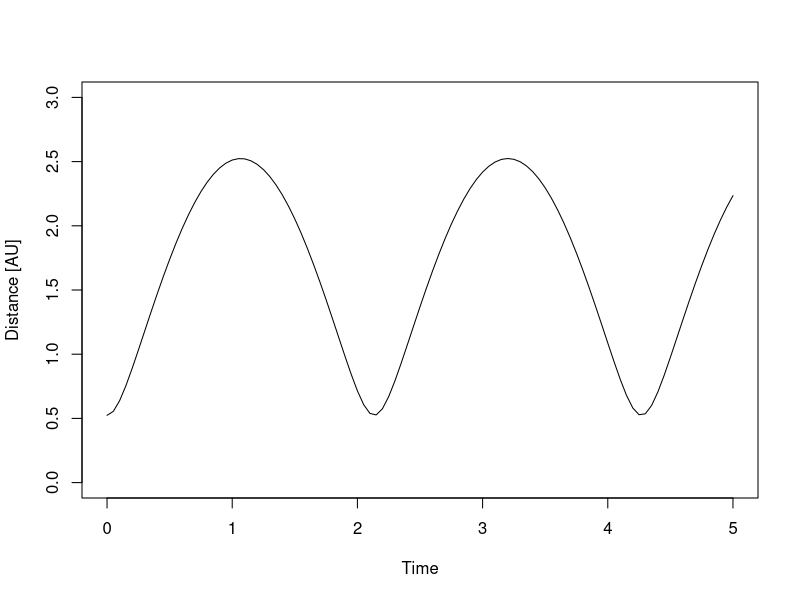
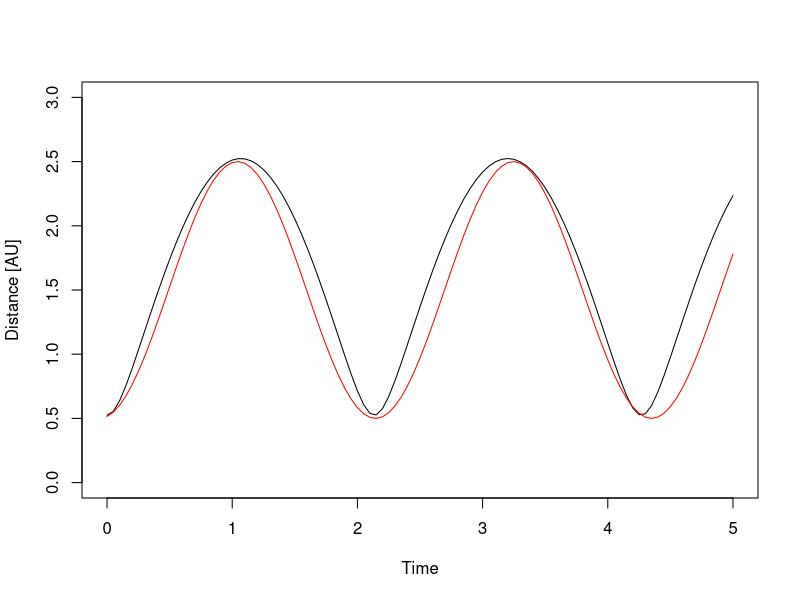
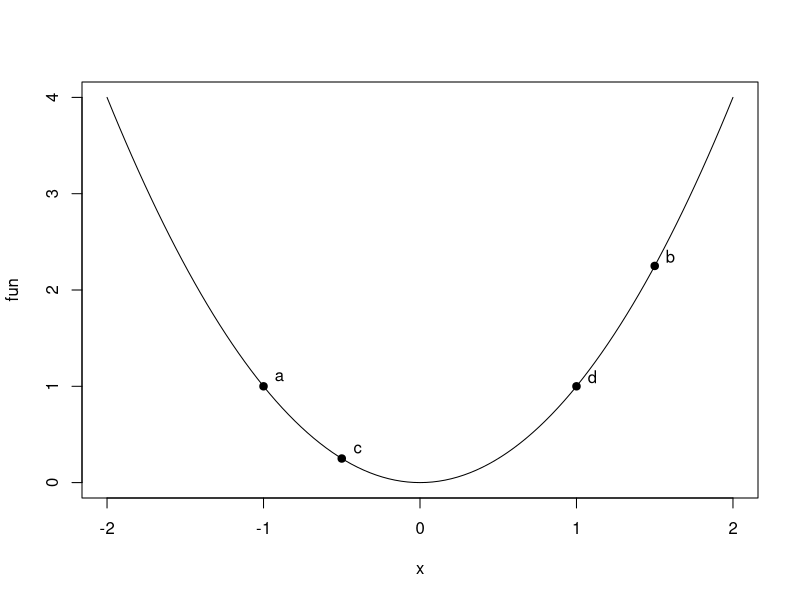
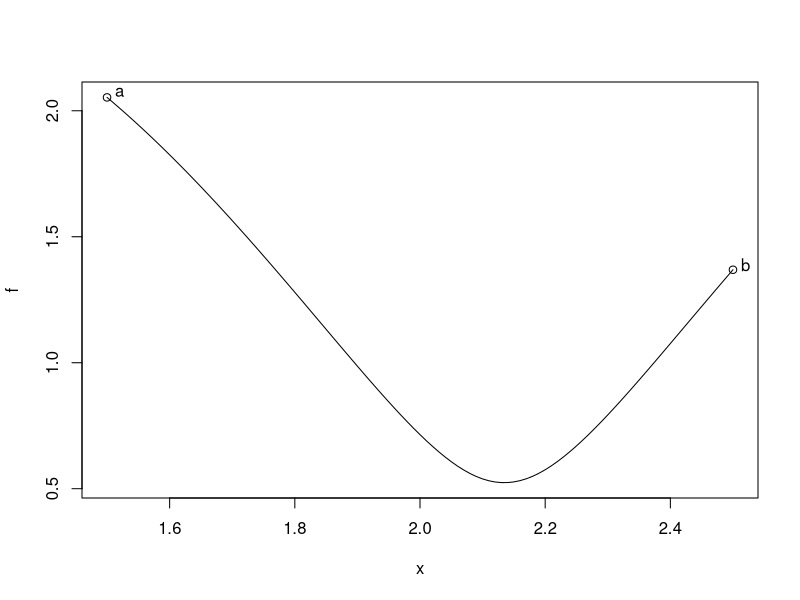
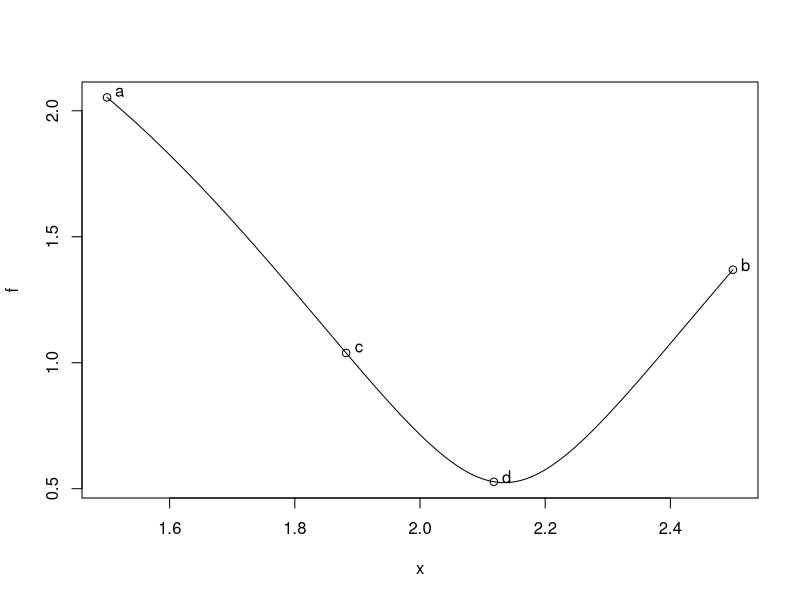
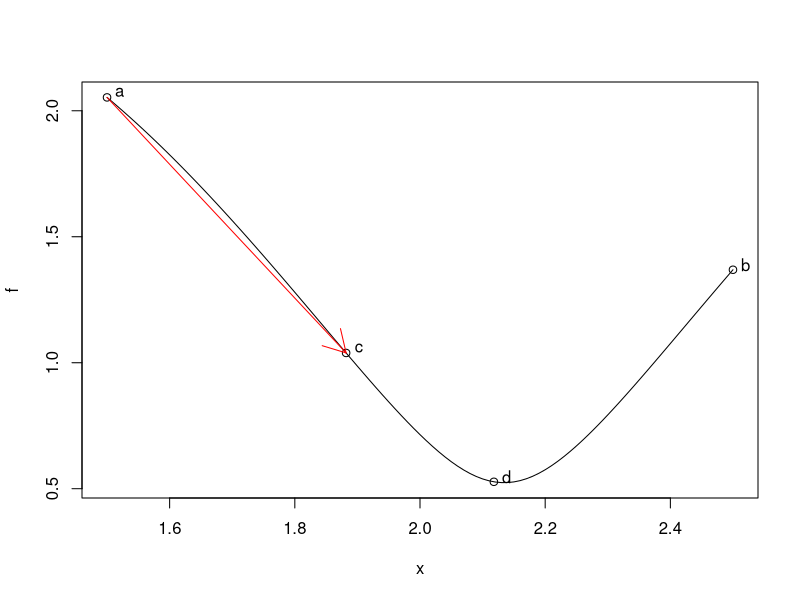
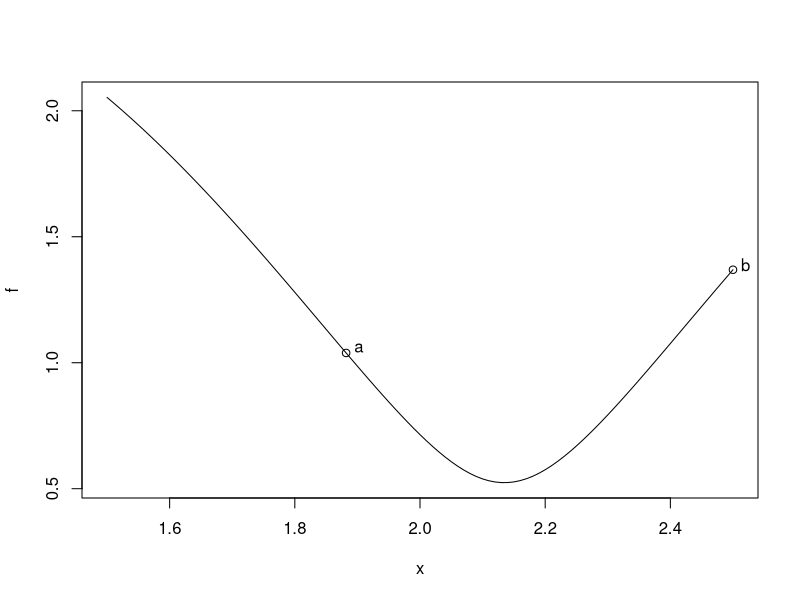
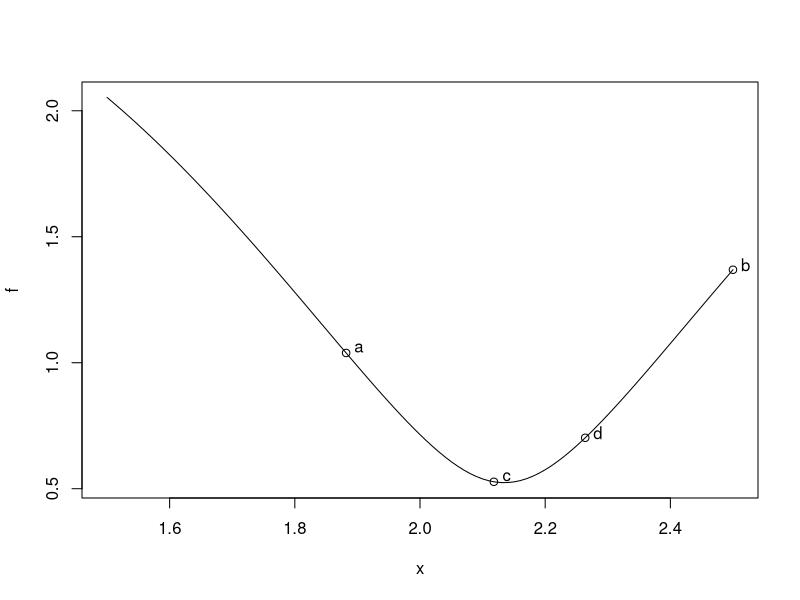

The R source for these figures, in order:
## ---- chunk 1
library(knitr)
hook_output <- knit_hooks$get("output")
knit_hooks$set(output = function(x, options) {
  lines <- options$output.lines
  if (is.null(lines)) {
    return(hook_output(x, options))  # pass to default hook
  }
  x <- unlist(strsplit(x, "\n"))
  more <- "..."
  if (length(lines)==1) {        # first n lines
    if (length(x) > lines) {
      # truncate the output, but add ....
      x <- c(head(x, lines), more)
    }
  } else {
    x <- c(more, x[lines], more)
  }                                                         
  # paste these lines together                              
  x <- paste(c(x, ""), collapse = "\n")                     
  hook_output(x, options)                                   
})                                                          
knitr::opts_chunk$set(echo = TRUE)                          
knitr::opts_chunk$set(cache = TRUE) 
knitr::opts_chunk$set(echo = TRUE, fig.align="center")
Sys.setlocale("LC_ALL", "Polish")
## ---- chunk 2
r = 1.524 # półoś wielka orbity Marsa w AU

earth <- function(t){ exp(2*pi*1i*t) }

mars <- function(t) { r*exp(2*pi*1i*(r**-1.5*t)) }
## ---- chunk 3
f <- function(x) { abs(mars(x) - earth(x)) }
## ---- chunk 4
plot(f, xlim = c(0, 5), ylim = c(0, 3), xlab = "Time", ylab = "Distance [AU]")
## ---- chunk 5
plot(f, xlim = c(0, 5), ylim = c(0, 3), xlab = "Time", ylab = "Distance [AU]")
plot(function(x) sin(2.85*x - 1.4) + 1.5, xlim = c(0, 5), ylim = c(0, 3), xlab = "Time", ylab = "Distance [AU]", add=TRUE, col="red")
## ---- chunk 6
# Obliczenie pierwszych 101 wyrazów ciągu fib
phil <- c(rep(0, 100))
phil[1:3] <- c(1,1,1)
for(i in c(3:length(phil))) {
  phil[i] = phil[i-1] + phil[i-2]}

phi <- function(i) {
  if(i <= 0) {return(0)}; # F(0) = 0
  # Obliczenie nowych elementów jeżeli wyjdziemy poza zakres
  if (i > length(phil)) { 
    len <- length(phil)
    phil <- c(phil, rep(0, i - len))
    for(j in c(len:length(phil))) {phil[j] = phil[j-1] 
      + phil[j-2]}
  }
  return(phil[i])
}
## ---- chunk 7
fun <- function(x){x^2}
plot(fun, -2, 2)
xp <- c(-1,-0.5, 1,1.5)
yp <- fun(xp)
points(xp, yp, pch=19)
text(xp+0.1,yp+0.1, c("a","c","d", "b"))
## ---- chunk 8
phi_k <- function(a, b, tol) {
  i <- 1
  L <- b - a
  while(phi(i) < L / tol) {i <- i+1}
  return(i + 1)
}
## ---- chunk 9
fib <- function(f, a, b, tol) {
  k <- phi_k(a, b, tol)
  for(i in c(0:(k-1))) {
      alpha <- phi(k-i-1)/phi(k-i)
      c <- b - alpha*(b - a)
      d <- a + b - c
      cat("iteracja=", i+1, "a=", a, "c=",c,"d=",d,"b=", 
          b , "alpha=", alpha,"\n",sep=" ")
      if( f(c) < f(d) ) {
        b <- d
      } else {
        a <- c
      }
  }
  return((a+b)/2)
}
## ---- chunk 10
fib_anim <- function(f, a, b, tol, max_iter) {
  k <- phi_k(a, b, tol)
  lower <- a
  upper <- b
  for(i in c(0: min((k-1), max_iter))) {
      alpha <- phi(k-i-1)/phi(k-i)
      # FITST PLOT 
      plot(f, xlim=c(lower, upper))
      points(xp <- c(a,b), yp <- f(xp))
      text(xp+0.02, yp+0.02, c("a", "b"))
      dev.print(png, paste("img/", 3*i + 1, ".png", sep=""), width = 400, height = 400)
      c <- b - alpha*(b - a)
      d <- a + b - c
      # SECOND PLOT 
      plot(f, xlim=c(lower, upper))
      points(xp <- c(a,b,c, d), yp <- f(xp))
      text(xp+0.02, yp+0.02, c("a", "b", "c", "d"))
      dev.print(png, paste("img/", 3*i + 2, ".png", sep=""), width = 400, height = 400)
      # THIRD PLOT 
      plot(f, xlim=c(lower, upper))
      points(xp <- c(a,b,c, d), yp <- f(xp))
      text(xp+0.02, yp+0.02, c("a", "b", "c", "d"))
      if( f(c) < f(d) ) {
        arrows(b, f(b), d, f(d), col="red")
        b <- d
      } else {
        arrows(a, f(a), c, f(c), col="red")
        a <- c
      }
      dev.print(png, paste("img/", 3*i + 3, ".png", sep=""), width = 400, height = 400) }
  return((a+b)/2)
}
fib_anim(f, 1.5, 2.5, 1e-3, 4)
